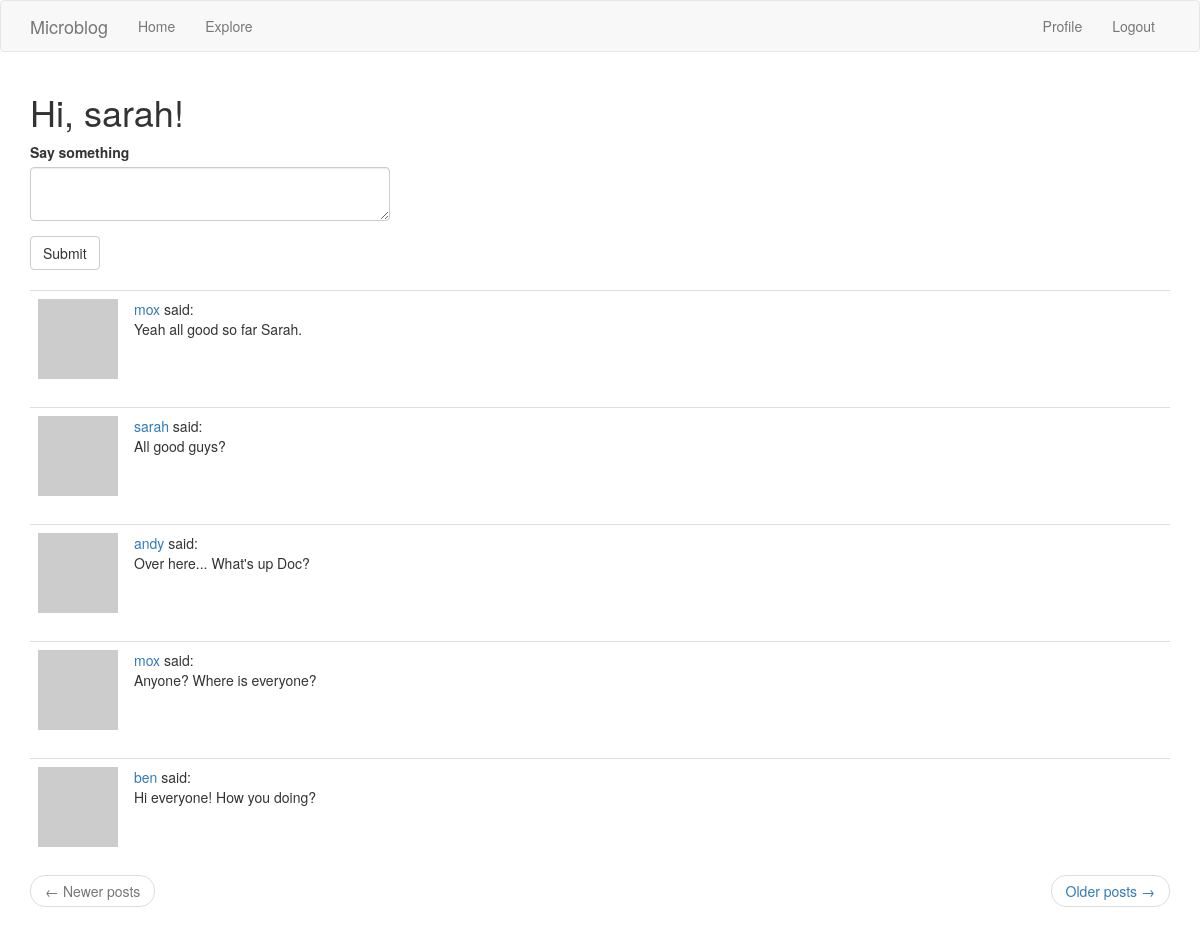
The page /index (signed in) on the database its author committed.
### app/models.py (models this page shows, shortened)
class User(UserMixin, db.Model):
    id = db.Column(db.Integer, primary_key=True)
    username = db.Column(db.String(60), index=True, unique=True)
    email = db.Column(db.String(120), index=True, unique=True)
    password_hash = db.Column(db.String(128))
    posts = db.relationship('Post', backref='author', lazy='dynamic')
    about_me = db.Column(db.String(140))
    last_seen = db.Column(db.DateTime, default=datetime.utcnow)
    followed = db.relationship('User', secondary=followers,
                               primaryjoin=(followers.c.follower_id == id),
                               secondaryjoin=(followers.c.followed_id == id),
                               backref=db.backref('followers', lazy='dynamic'),
                               lazy='dynamic')
    def avatar(self, size):
        digest = md5(self.email.lower().encode('utf-8')).hexdigest()
        return f'https://www.gravatar.com/avatar/{digest}?d=monsterid&s={size}'
    def followed_posts(self):
        followed = Post.query.join(followers, (followers.c.followed_id == Post.user_id)).filter(
                    followers.c.follower_id == self.id)
        own = Post.query.filter_by(user_id=self.id)
        return followed.union(own).order_by(Post.timestamp.desc())

class Post(db.Model):
    id = db.Column(db.Integer, primary_key=True)
    body = db.Column(db.String(140))
    timestamp = db.Column(db.DateTime, index=True, default=datetime.utcnow)
    user_id = db.Column(db.Integer, db.ForeignKey('user.id'))

### app/routes.py (the view)
@app.route('/', methods=['GET', 'POST'])
@app.route('/index', methods=['GET', 'POST'])
@login_required
def index():
    form = PostForm()
    if form.validate_on_submit():
        post = Post(body=form.post.data, author=current_user)
        db.session.add(post)
        db.session.commit()
        flash('Your message is now live.')
        return redirect(url_for('index'))
    page = request.args.get('page', 1, type=int)
    posts = current_user.followed_posts().paginate(page, app.config['POSTS_PER_PAGE'],
                                                   False)
    next_url = url_for('index', page=posts.next_num) if posts.has_next else None
    prev_url = url_for('index', page=posts.prev_num) if posts.has_prev else None
    return render_template('index.html', title='Home', form=form, posts=posts.items,
                           next_url=next_url, prev_url=prev_url)

### app/forms.py
class PostForm(FlaskForm):
    post = TextAreaField('Say something', validators=[DataRequired(), Length(min=1, max=140)])
    submit = SubmitField('Submit')

### app/models.py (called while the page is built)
@login.user_loader
def load_user(id):
    return User.query.get(int(id))

### app/routes.py (called while the page is built)
@app.before_request
def before_request():
    if current_user.is_authenticated:
        current_user.last_seen = datetime.utcnow()
        db.session.commit()

### app/templates/index.html
{% extends 'base.html' %}
{% import 'bootstrap/wtf.html' as wtf %}
{% block app_content %}
    <h1>Hi, {{current_user.username}}!</h1>
    {% if form %}
    <div class="row">
        <div class="col-md-4">
            {{ wtf.quick_form(form) }}
        </div>
    </div>
    {% endif %}
    <br>
    {% for post in posts %}
        {% include '_post.html' %}
    {% endfor %}
    <nav aria-label="...">
        <ul class="pager">
            <li class="previous{% if not prev_url %} disabled{% endif %}">
                <a href="{{ prev_url or '#' }}">
                    <span aria-hidden="true">&larr;</span> Newer posts
                </a>
            </li>
            <li class="next{% if not next_url %} disabled{% endif %}">
                <a href="{{ next_url or '#' }}">
                    Older posts <span aria-hidden="true">&rarr;</span>
                </a>
            </li>
        </ul>
    </nav>
{% endblock %}

### app/templates/_post.html
<table class="table table-hover">
        <tr valign="top">
            <td width="70px">
                <a href="{{ url_for('user', username=post.author.username) }}">
                    <img src="{{ post.author.avatar(70) }}" />
                </a>
            </td>
            <td>
                <a href="{{ url_for('user', username=post.author.username) }}">
                    {{ post.author.username }}
                </a>
                said:<br>  {{ post.body }}
            </td>
        </tr>
</table>

### rows shown on the page
User: username "sarah"
Post: author.username "mox", body "Yeah all good so far Sarah."
Post: author.username "sarah", body "All good guys?"
Post: author.username "andy", body "Over here... What's up Doc?"
Post: author.username "mox", body "Anyone? Where is everyone?"
Post: author.username "ben", body "Hi everyone! How you doing?"
